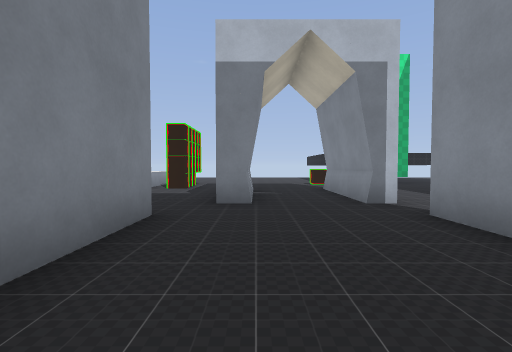
[1] (above)

22 first-person views from a walk through a 3-D level made in the Godot game engine. The camera is 1.4 m above the floor, tilts 2° down and sees 85° across. The floor is counted in squares, 2 m on a side. Each view is taken from the middle of a square. On the plan, view 1 faces up. The plan holds only what a view shows up to about 9 squares ahead; the rest is blank. The place goes on beyond the plan. Some surface patterns are stand-ins.

[2]
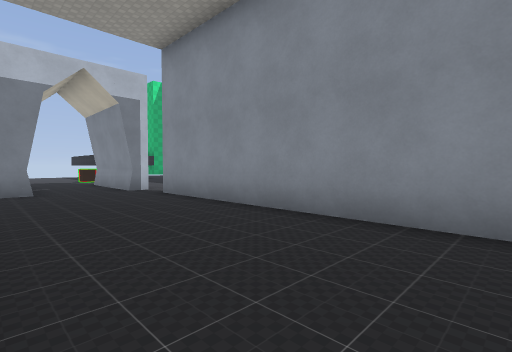

[3]
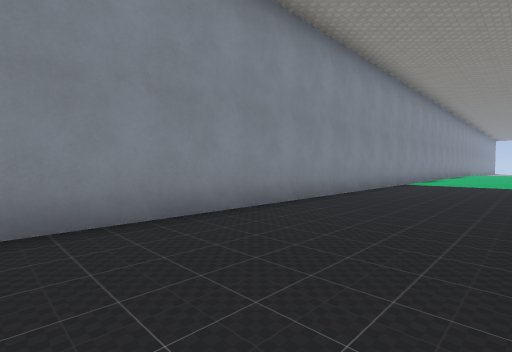

[4]
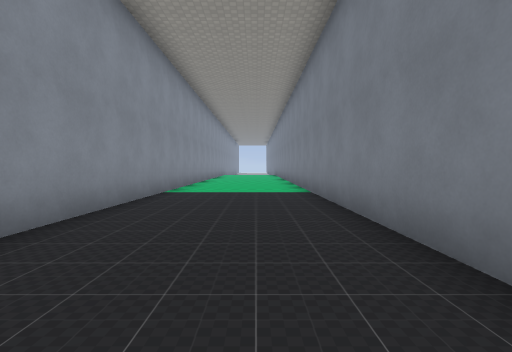

[5]
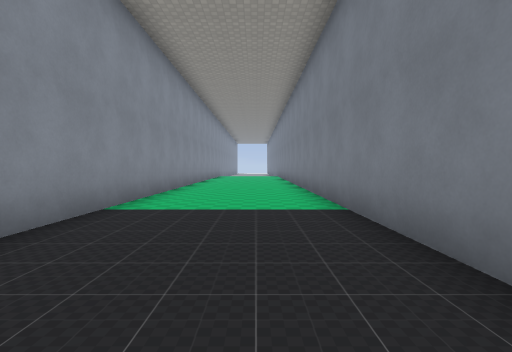

[6]
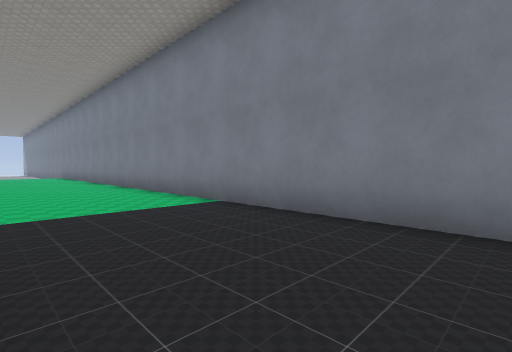

[7]
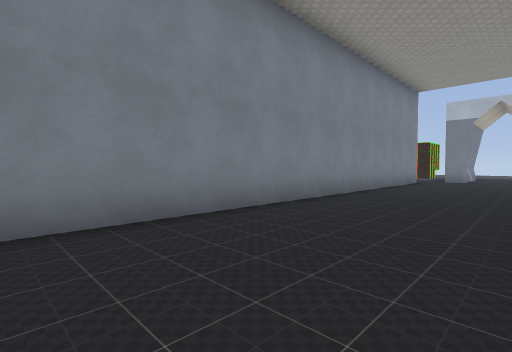

[8]
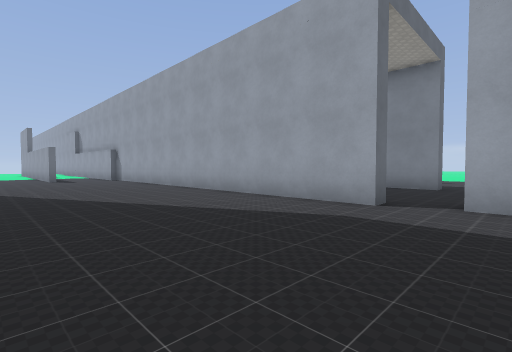

[9]
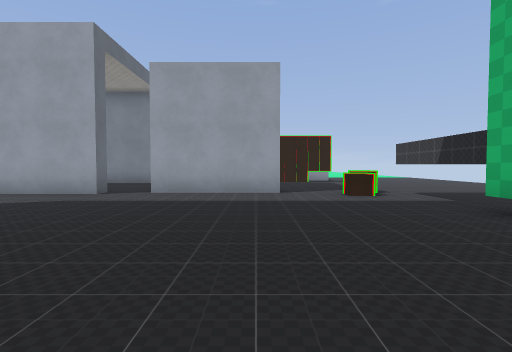

[10]
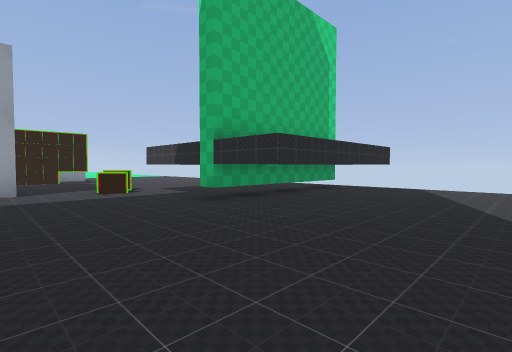

[11]
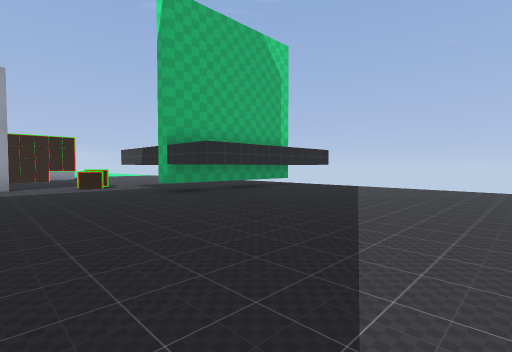

[12]
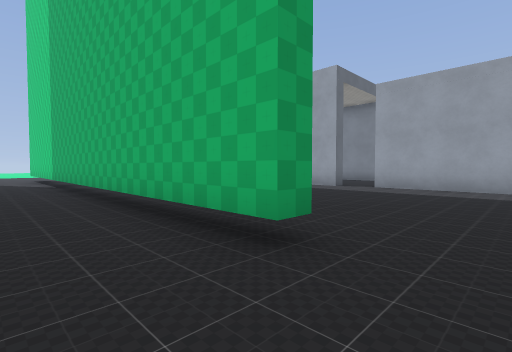

[13]
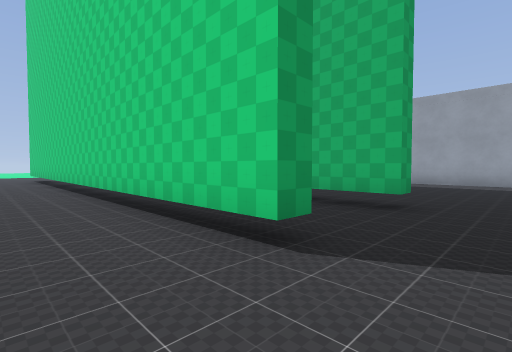

[14]
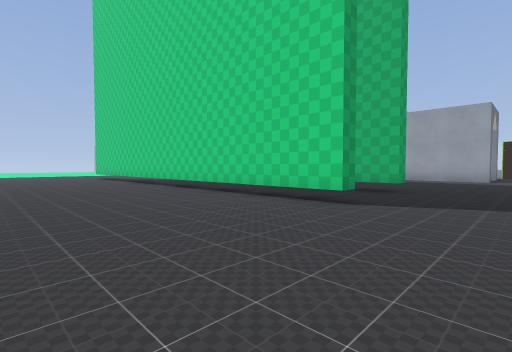

[15]
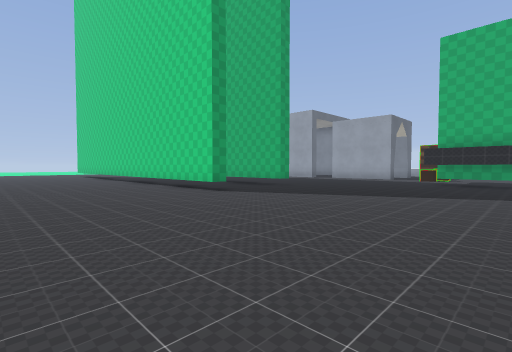

[16]
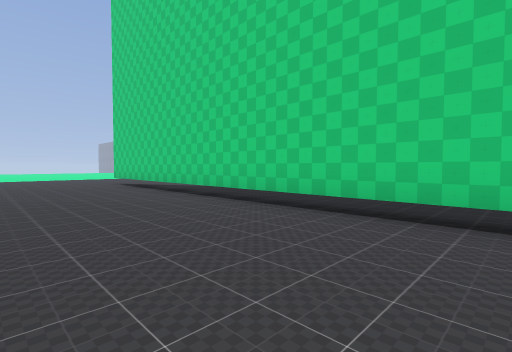

[17]
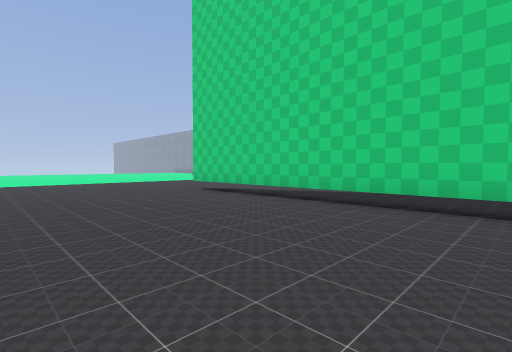

[18]
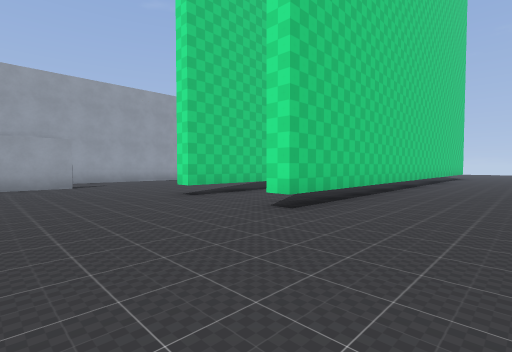

[19]
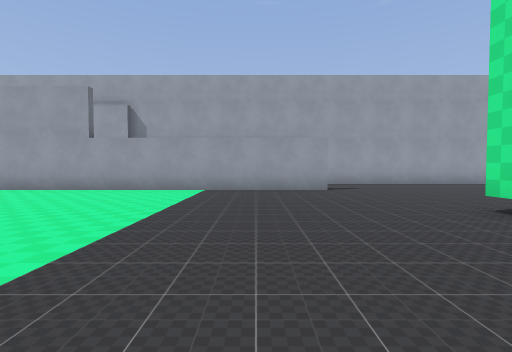

[20]
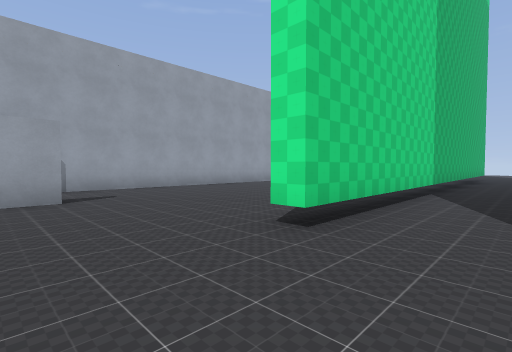

[21]
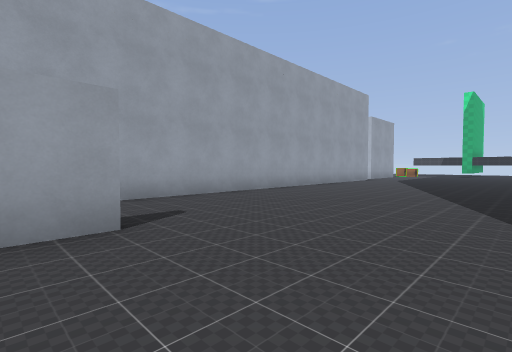

[22]
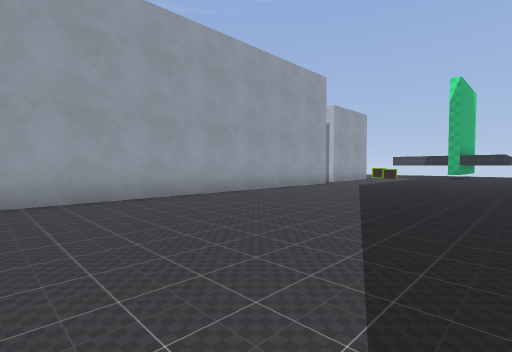

### Floor plan
Key: @ floor where view 1 was taken; # wall or solid block; . floor; B box; T thing the floor can be seen under or through; O other object.
Columns run from 3 left of view 1 to 18 right of it. Each row starts with its distance up from view 1.
 17           .......
 16          ###.....
 15     ..   ###.....
 14     ..   ###..........
 13     ..   ###..........
 12     ..######..........
 11      OB...............
 10    ...................
  9 .B ...................
  8 ...#.#................
  7 ...#.#.......#..T.....
  6  ..#.#.......#..T.....
  5  ............#..T.....
  4  #....#......#..T.....
  3  #....#......#..T.....
  2  #....#......#..T.....
  1  #....#......#..T.....
  0  #.@..#......#..T.....
 -1  #....#......#..T.....
 -2  #....#......#..T.....
 -3  #....#......#..T.....
 -4  #....#......#..T.....
 -5  #....#......#..T.....
 -6  #....#......#..T.....
 -7  #....#......#..T.....
 -8  #....#...............
 -9  #....#..#............
-10  #....#  #...........
-11  #....#  #...........
-12  #....#  #.......
-13  #....#  #......
-14  #....#  #.....
-15  #....#  #....
-16  #....#  #...
-17  #....#  #..

Where each view was taken, in squares from view 1:
view 1: 0 up, 0 right, facing up
view 2: 3 down, 1 left, facing up-right
view 3: 1 down, 1 left, facing down-right
view 4: 5 down, 0 right, facing down
view 5: 8 down, 0 right, facing down
view 6: 8 down, 2 right, facing down-left
view 7: 9 down, 2 right, facing up-left
view 8: 6 up, 8 right, facing down-left
view 9: 8 up, 10 right, facing left
view 10: 8 up, 11 right, facing up-left
view 11: 8 up, 13 right, facing up-left
view 12: 9 up, 12 right, facing down-left
view 13: 9 up, 15 right, facing down-left
view 14: 10 up, 18 right, facing down-left
view 15: 14 up, 18 right, facing down-left
view 16: 4 up, 17 right, facing down-left
view 17: 0 up, 18 right, facing down-left
view 18: 11 down, 16 right, facing up-left
view 19: 11 down, 14 right, facing left
view 20: 10 down, 12 right, facing up-left
view 21: 10 down, 9 right, facing up-left
view 22: 6 down, 9 right, facing up-left
